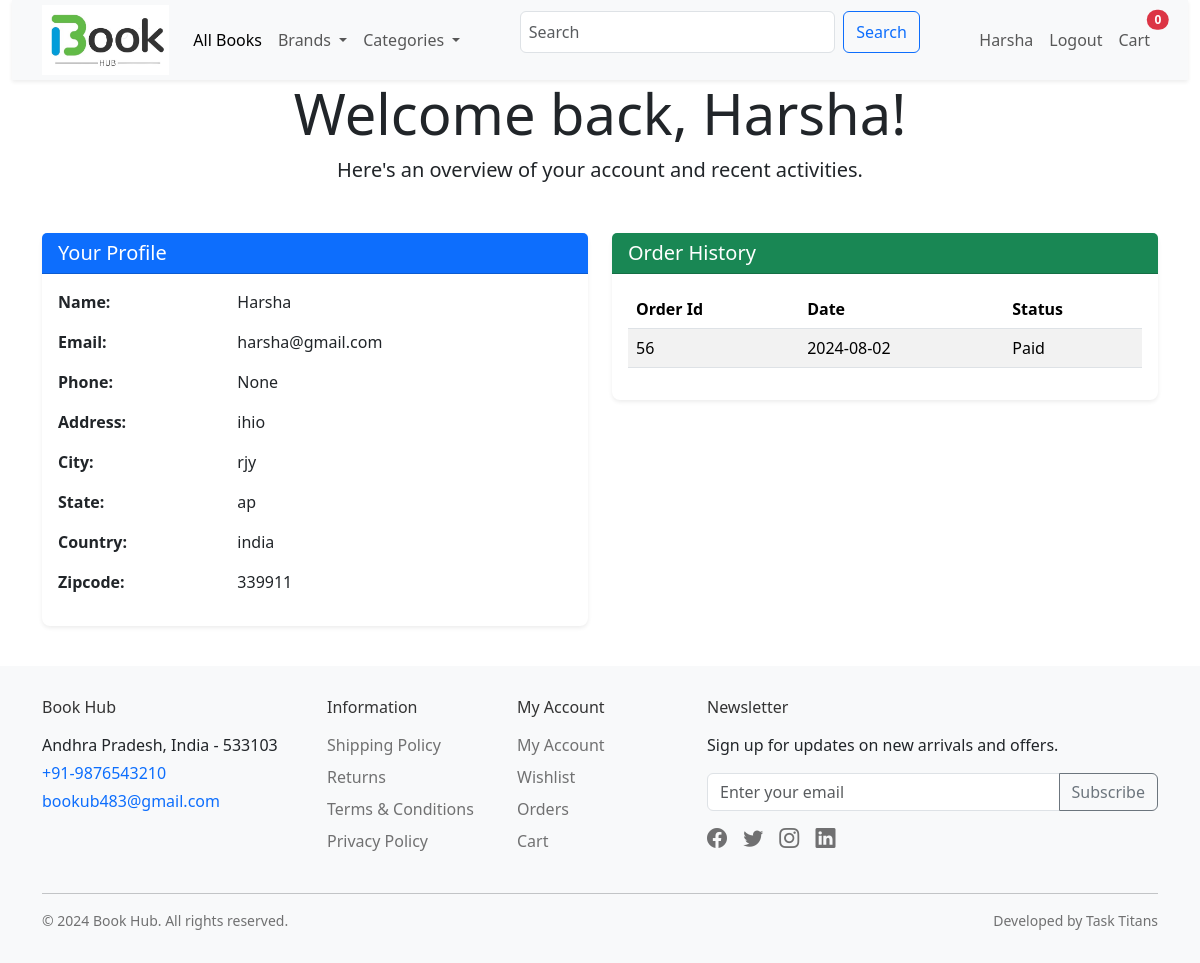
The page /dashboard (signed in) on the database its author committed.
### shop/customers/model.py (models this page shows, shortened)
class Register(db.Model,UserMixin):
  __tablename__ = 'register'
  id=db.Column(db.Integer,primary_key = True)
  name = db.Column(db.String(50),unique=False)
  username = db.Column(db.String(50),unique=True)
  email = db.Column(db.String(50),unique=True)
  password =db.Column(db.String(200),unique=False)
  country =db.Column(db.String(50),unique=False)
  state  = db.Column(db.String(50),unique=False)
  city = db.Column (db.String(50), unique= False)
  contact = db.Column (db.String(15), unique= False)
  address = db.Column (db.String (50), unique= False)
  zipcode = db.Column (db.String(50), unique= False)
  profile = db.Column (db.String (200), unique= False, default='profile.jpg')
  date_created = db.Column (db.DateTime, nullable=False, default=datetime.utcnow)

class CustomerOrder(db.Model):
    id = db.Column(db.Integer, primary_key=True)
    invoice = db.Column(db.String(20), unique=True, nullable=False)
    status = db.Column(db.String(20), default='Pending', nullable=False)
    customer_id = db.Column(db.Integer, unique=False, nullable=False)
    date_created = db.Column(db.DateTime, default=datetime.utcnow, nullable=False)
    orders = db.Column(JsonEcodedDict)

### shop/customers/routes.py (the view)
@app.route('/dashboard')
def dashboard():
    customer_id = current_user.id
    customer = serialize_customer(Register.query.filter_by(id=customer_id).first())
    orders = CustomerOrder.query.filter_by(customer_id=customer_id).order_by(CustomerOrder.id.desc()).all()
    orders = [serialize_order(order) for order in orders]
    return render_template('customer/user_dashboard.html', customer=customer, brands=barnds(), categories=categories(), orders=orders)

### shop/customers/model.py (called while the page is built)
@login_manager.user_loader
def user_loader(user_id):
   return Register.query.get(user_id)

    def process_result_value(self, value, dialect):
        if value is None:
            return {}
        else:
            return json.loads(value)

### shop/customers/routes.py (called while the page is built)
def barnds():
  barnds = Brand.query.join(Addproducts,(Brand.id == Addproducts.brand_id)).all()
  return barnds

def categories():
    categories = Category.query.join(Addproducts,(Category.id==Addproducts.category_id)).all()
    return categories

### shop/serializers.py (called while the page is built)
def serialize_customer(customer):
    return {
        'id': customer.id,
        'name': customer.name,
        'username': customer.username,
        'email': customer.email,
        'contact':customer.contact,
        'country': customer.country,
        'state': customer.state,
        'city': customer.city,
        'address': customer.address,
        'zipcode': customer.zipcode,
        'date_created': customer.date_created,
        'profile': customer.profile if customer.profile else 'default-profile.png'  # Handle profile attribute
    }

def serialize_order(order):
    return {
        'id': order.id,
        'invoice': order.invoice,
        'status': order.status,
        'date_created': order.date_created,
    }

### shop/templates/customer/user_dashboard.html (shortened to what this page needs)
{% extends "layout.html" %}
{% block content %}
<div class="text-center mb-4">
    <h1 class="display-4">Welcome back, {{ customer.name }}!</h1>
    <p class="lead">Here's an overview of your account and recent activities.</p>
</div>
<div class="container mt-5">
    <div class="row justify-content-center">
      <div class="col-lg-6 mb-4">
        <div class="card shadow-sm rounded-3 border-0">
          <div class="card-header bg-primary text-white">
            <h5 class="mb-0">Your Profile</h5>
          </div>
          <div class="card-body">
            <div class="row">
              <div class="col-md-4"><p class="fw-bold">Name:</p></div>
              <div class="col-md-8"><p>{{ customer.name }}</p></div>
              <div class="col-md-4"><p class="fw-bold">Email:</p></div>
              <div class="col-md-8"><p>{{ customer.email }}</p></div>
              <div class="col-md-4"><p class="fw-bold">Phone:</p></div>
              <div class="col-md-8"><p>{{ customer.contact }}</p></div>
              <div class="col-md-4"><p class="fw-bold">Address:</p></div>
              <div class="col-md-8"><p>{{ customer.address }}</p></div>
              <div class="col-md-4"><p class="fw-bold">City:</p></div>
              <div class="col-md-8"><p>{{ customer.city }}</p></div>
              <div class="col-md-4"><p class="fw-bold">State:</p></div>
              <div class="col-md-8"><p>{{ customer.state }}</p></div>
              <div class="col-md-4"><p class="fw-bold">Country:</p></div>
              <div class="col-md-8"><p>{{ customer.country }}</p></div>
              <div class="col-md-4"><p class="fw-bold">Zipcode:</p></div>
              <div class="col-md-8"><p>{{ customer.zipcode }}</p></div>
            </div>
          </div>
        </div>
      </div>
      <div class="col-lg-6 mb-4">
        <div class="card shadow-sm rounded-3 border-0">
          <div class="card-header bg-success text-white">
            <h5 class="mb-0">Order History</h5>
          </div>
          <div class="card-body">
            {% if orders %}
            <table class="table table-striped">
              <thead>
                <tr>
                  <th>Order Id</th>
                  <th>Date</th>
                  <th>Status</th>
                </tr>
              </thead>
              <tbody>
                {% for order in orders %}
                {% if order.status == 'Paid' %}
                <tr>
                  <td>{{ order.id }}</td>
                  <td>{{ order.date_created.strftime('%Y-%m-%d') }}</td>
                  <td>{{ order.status }}</td>
                </tr>
                {% endif %}
                {% endfor %}
              </tbody>
            </table>
            {% else %}
            <p class="text-center">You have no recent orders.</p>
            {% endif %}
          </div>
        </div>
      </div>
    </div>
  </div>
<div class="footer mt-3">
    <div class="container">
        <div class="row gy-3">
            <div class="col-md-4 col-lg-3">
                <h6>Book Hub</h6>
                <p class="mb-1">Andhra Pradesh, India - 533103</p>
                <p class="mb-1"><a href="tel:+91 9876543210" class="text-decoration-none">+91-9876543210</a></p>
                <p class="mb-3"><a href="mailto:bookub483@gmail.com" class="text-decoration-none">bookub483@gmail.com</a></p>
            </div>
            <div class="col-6 col-md-4 col-lg-2">
                <h6>Information</h6>
                <ul class="footer-links">
                    <li><a href="#">Shipping Policy</a></li>
                    <li><a href="#">Returns</a></li>
                    <li><a href="#">Terms & Conditions</a></li>
                    <li><a href="#">Privacy Policy</a></li>
                </ul>
            </div>
            <div class="col-6 col-md-4 col-lg-2">
                <h6>My Account</h6>
                <ul class="footer-links">
                    <li><a href="/dashboard">My Account</a></li>
                    <li><a href="#">Wishlist</a></li>
                    <li><a href="/dashboard">Orders</a></li>
                    <li><a href="/carts">Cart</a></li>
                </ul>
            </div>
            <div class="col-md-8 col-lg-5">
                <h6>Newsletter</h6>
                <p>Sign up for updates on new arrivals and offers.</p>
                <form class="newsletter-form">
                    <div class="input-group mb-3">
                        <input type="email" class="form-control" placeholder="Enter your email" aria-label="Email" aria-describedby="button-addon2">
                        <button class="btn btn-outline-secondary" type="button" id="button-addon2">Subscribe</button>
                    </div>
                </form>
                <div class="social-icons">
                    <a href="#"><i class="bi bi-facebook"></i></a>
                    <a href="#"><i class="bi bi-twitter"></i></a>
                    <a href="#"><i class="bi bi-instagram"></i></a>
                    <a href="#"><i class="bi bi-linkedin"></i></a>
                </div>
            </div>
        </div>
        <hr class="mt-4 mb-3">
        <div class="row">
            <div class="col-md-6 text-center text-md-start copyright">
                <p>&copy; 2024 Book Hub. All rights reserved.</p>
            </div>
            <div class="col-md-6 text-center text-md-end copyright">
                <p>Developed by Task Titans</p>
            </div>
        </div>
    </div>
  </div>
<link href="https://cdn.jsdelivr.net/npm/bootstrap-icons@1.10.0/font/bootstrap-icons.css" rel="stylesheet">
{% endblock %}

### shop/templates/navbar.html (shortened to what this page needs)
<div class="container-fluid">
  <nav class="navbar navbar-expand-lg navbar-light bg-light shadow-sm navbar-custom">
    <div class="container">
      <a class="navbar-brand" href="/">
        <img src="{{url_for('static', filename='images/Logo.jpg')}}" alt="logo" class="img-fluid" style="max-height: 70px;">
      </a>
      <div class="collapse navbar-collapse" id="navbarSupportedContent">
        <ul class="navbar-nav me-auto mb-2 mb-lg-0">
          <li class="nav-item">
            <a class="nav-link active" href="/">All Books</a>
          </li>
          <li class="nav-item dropdown">
            <a class="nav-link dropdown-toggle" href="#" role="button" data-bs-toggle="dropdown" aria-expanded="false">
              Brands
            </a>
          </li>
          <li class="nav-item dropdown">
            <a class="nav-link dropdown-toggle" href="#" role="button" data-bs-toggle="dropdown" aria-expanded="false">
              Categories
            </a>
          </li>
        </ul>
         <div class="col-md-6">
        <div class="d-flex mx-auto" style="max-width: 400px;">
          <form class="d-flex w-100" role="search" action="{{url_for('result')}}">
            <input class="form-control me-2 p-2" type="search" placeholder="Search" name="q" aria-label="Search" >
            <button class="btn btn-outline-primary" type="submit">Search</button>
          </form>
        </div>
      </div>
        <ul class="navbar-nav ms-auto mb-2 mb-lg-0">
          {% if current_user.is_authenticated %}
            <li class="nav-item">
              <a href="{{url_for('dashboard')}}" class="nav-link">{{current_user.name}}</a>
            </li>
            <li class="nav-item">
              <a href="{{url_for('customer_logout')}}" class="nav-link">Logout</a>
            </li>
          {% endif %}
          <li class="nav-item">
            <a class="nav-link position-relative" href="{{url_for('getCart')}}">
              Cart
              <span class="position-absolute top-0 start-100 translate-middle badge rounded-pill bg-danger">
                {{ session['Shoppingcart']|length }}
              </span>
            </a>
          </li>
        </ul>
      </div>
    </div>
  </nav>
</div>

### shop/templates/navbar.html (style rules this page uses)
.navbar-custom { height: 80px; position: fixed; top: 0; left: 0; width: 100%; z-index: 1000; }

### shop/templates/customer/user_dashboard.html (style rules this page uses)
.footer { background-color: #f8f9fa; padding: 2rem 0 1rem; font-family: system-ui, -apple-system, "Segoe UI", Roboto, "Helvetica Neue", "Noto Sans", "Liberation Sans", Arial, sans-serif; font-size: 1rem; }
.footer h6 { color: #333; font-weight: 500; margin-bottom: 1rem; font-size: 1rem; }
.footer-links { padding: 0; list-style: none; }
.footer-links li { margin-bottom: 0.5rem; }
.footer-links a { color: rgba(0, 0, 0, 0.55); text-decoration: none; transition: color 0.2s ease; }
.newsletter-form .form-control { font-size: 1rem; }
.social-icons a { color: rgba(0, 0, 0, 0.55); font-size: 1.25rem; margin-right: 0.75rem; transition: color 0.2s ease; }
.copyright { font-size: 0.875rem; color: rgba(0, 0, 0, 0.55); }

### rows shown on the page
Register: name "Harsha", email "harsha@gmail.com", address "ihio", city "rjy", state "ap", country "india", zipcode "339911"
CustomerOrder: id "56", date_created "2024-08-02", status "Paid"

### other values the page prints
{{ session['Shoppingcart']|length }} "0"
{{ customer.contact }} "None"
